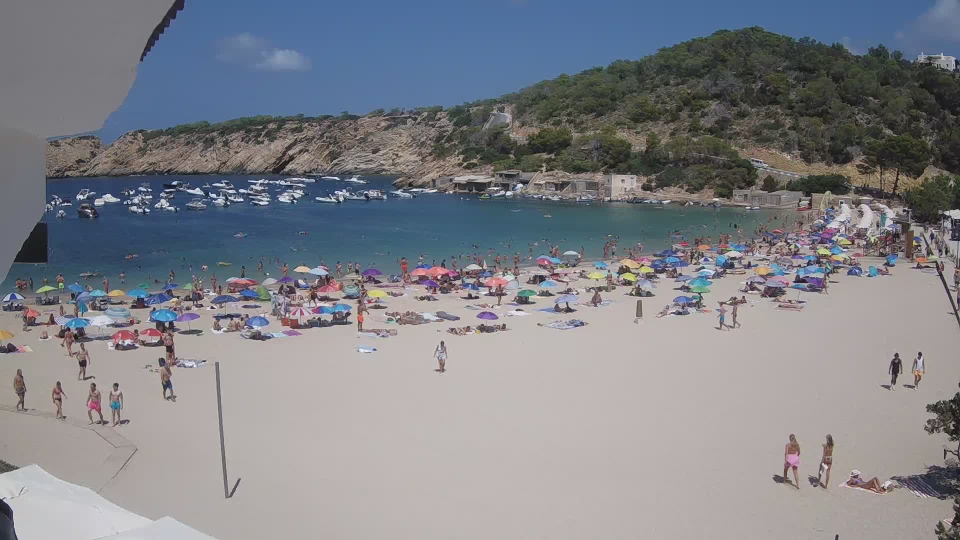
#> input picture data/images/5.jpg, 1920 x 1080 px (shown at 1/2 size)
$ jupyter execute Connected_Component_Approach.ipynb
#> lines starting #> are read from the running program, lines starting #| are printed output that depends on the picture; after the words box and inside, x2 and y2 are one past the last pixel; in counts of white or black regions, pixels touching at a corner belong together
### src/Utils.py

import numpy as np
import cv2
import pandas as pd
import matplotlib.pyplot as plt


# [166 lines left out: functions preprocess_image, binarize_by_thresholding, binarize_by_hysteresis, substract_empty_beach, background_subtraction, apply_morphological_operations, not called in this run]

def non_max_suppression(boxes, overlapThresh):
    # if there are no boxes, return an empty list
    if len(boxes) == 0:
        return []
    # initialize the list of picked indexes
    pick = []
    # grab the coordinates of the bounding boxes
    x1 = boxes[:, 0]
    y1 = boxes[:, 1]
    x2 = boxes[:, 0] + boxes[:, 2]
    y2 = boxes[:, 1] + boxes[:, 3]
    # compute the area of the bounding boxes
    area = boxes[:, 2] * boxes[:, 3]
    # sort the bounding boxes by the bottom-right y-coordinate of the bounding box
    idxs = np.argsort(y2)
    # keep looping while some indexes still remain in the indexes list
    while len(idxs) > 0:
        # grab the last index in the indexes list and add the index value to the list of picked indexes
        last = len(idxs) - 1
        i = idxs[last]
        pick.append(i)
        # find the largest (x, y) coordinates for the start of the bounding box and the smallest (x, y) coordinates for the end of the bounding box
        xx1 = np.maximum(x1[i], x1[idxs[:last]])
        yy1 = np.maximum(y1[i], y1[idxs[:last]])
        xx2 = np.minimum(x2[i], x2[idxs[:last]])
        yy2 = np.minimum(y2[i], y2[idxs[:last]])
        # find the width and height of the bounding box
        w = np.maximum(0, xx2 - xx1 + 1)
        h = np.maximum(0, yy2 - yy1 + 1)
        # compute the ratio of overlap
        overlap = (w * h) / area[idxs[:last]]
        # delete all indexes from the index list that have sufficient overlap
        idxs = np.delete(idxs, np.concatenate(([last], np.where(overlap > overlapThresh)[0])))
    # return only the bounding boxes that were picked
    return boxes[pick]

def post_process_image(image, stats, centroids, nms_threshold=0.5):

    df = pd.DataFrame(stats, columns=['left', 'top', 'width', 'height', 'area'])
    df = df.iloc[1:]  # Remove the first row (background)
    centroids= centroids[1:]  # Remove the first row (background)

    points = [(0, 603), (129, 593), (249, 582), (339, 577) , (425, 573), (538, 566), (666, 560),(784, 551), (902, 542), (1056, 534), (1189, 522), (1292, 513), (1403, 502), (1488, 483), (1558, 470), (1610, 455), (1625, 440), (1614, 425)]

    # fit a curve to the points
    shoreline = np.poly1d(np.polyfit([p[0] for p in points], [p[1] for p in points], 2))

    # Filter out small objects  if the area is less than 80 pixels and the centroid is below the curve above the curve the objects can be smaller
    df = df[
    ((df['area'] > 80) | (centroids[:, 1] < shoreline(centroids[:, 0])))  # Keep small objects above the shoreline
    & ~((df['area'] > 500) & (centroids[:, 1] < shoreline(centroids[:, 0])))  # Filter out large objects above the shoreline
    ]

    # Filter out objects where the ratio of hight to width is greater than 5
    df = df[((df['height'] / df['width']) < 8) & ((df['width'] / df['height']) < 2)]

    # Filter out big objects where either the width or height is greater than 150 pixels
    df = df[(df['width'] < 150) & (df['height'] < 150)]

    # Remove static foreground in lower left and right corners
    df = df[~((df['top'] > 900) & (df['left'] < 125))]
    df = df[~((df['top'] > 750) & (df['left'] > 1800))]

    # Non maximum suppression
    boxes = df[['left', 'top', 'width', 'height']].values
    boxes = non_max_suppression(boxes, nms_threshold)

    return boxes

# [32 lines left out: functions draw_result, print_evaluation, not called in this run]


### Connected_Component_Approach.ipynb
[cell 1]
import cv2
import matplotlib.pyplot as plt
import sys
import os
import numpy as np
import pandas as pd


# Add the 'src' directory to the Python path
sys.path.append(os.path.join(os.getcwd(), 'src'))
import Evaluator
import Utils

[cell 2]
# parameters for bright images
# smoothing kernel size 5, clahe== true

[cell 3]
image_nr ="5"

[cell 4]
# Load the image
beach_occupied = cv2.imread("data/images/"+image_nr+".jpg")
#> beach_occupied is the input picture: shape (1080, 1920, 3); mean B, G, R 136.4, 129.9, 127.9
# convert to RGB
beach_occupied = cv2.cvtColor(beach_occupied, cv2.COLOR_BGR2RGB)
# convert to grayscale
beach_occupied_gray = cv2.cvtColor(beach_occupied, cv2.COLOR_BGR2GRAY)

# remove noise
beach_occupied_gray_smoothed = cv2.GaussianBlur(beach_occupied_gray, (5, 5), 0)

# plot image
plt.figure(figsize=(12, 6))
plt.imshow(beach_occupied_gray_smoothed, cmap='gray')

plt.show()

[cell 5]
def boustrophedon_moving_average(image, pct):
    """
    Apply the moving average algorithm with boustrophedon scanning to a grayscale image.

    Parameters:
        image (numpy.ndarray): The input grayscale image as a 2D array.
        pct (float): Percentage threshold for deciding black or white pixel.

    Returns:
        numpy.ndarray: A binary image (2D array) with pixels set to black or white.
    """
#> called with pct = 20
    # Ensure input is a 2D grayscale image
    if len(image.shape) != 2:
        raise ValueError("Input image must be a 2D grayscale image.")

    # Dimensions of the image
    rows, cols = image.shape

    # Initialize moving average to 127 * n
    n = cols // 8
    M = 127 * n

    # Create output binary image
    output_image = np.zeros_like(image, dtype=np.uint8)

    # Define threshold multiplier based on percentage
    threshold_multiplier = (100 - pct) / 100

    # Implement boustrophedon scanning
    for i in range(rows):
        # Determine the direction of scanning (normal or reversed)
        if i % 2 == 0:  # Even row: left to right
            col_range = range(cols)
        else:  # Odd row: right to left
            col_range = range(cols - 1, -1, -1)

        for j in col_range:
            # Get the pixel intensity
            g_ij = image[i, j]

            # Compute the threshold
            threshold = (M / n) * threshold_multiplier

            # Apply threshold to determine binary output
            if g_ij < threshold:
                output_image[i, j] = 0  # Set to black
            else:
                output_image[i, j] = 255  # Set to white

            # Update moving average
            M = M - (M / n) + g_ij
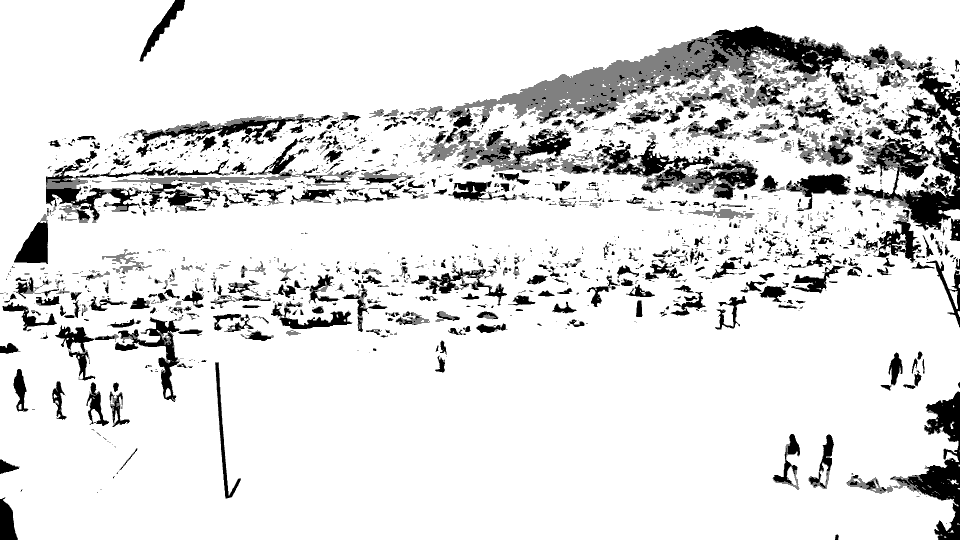
#> output_image: shape (1080, 1920) (shown at 1/2 size); 87.7% white; 4143 black regions (3405 under 20 px), largest, box (x1, y1, x2, y2) and area: (1152, 51, 1865, 169) 22485, (1708, 228, 1920, 461) 17156, (1190, 280, 1517, 399) 12678
#> after the loop, M = 42288.8

    return output_image

[cell 6]
# apply background extraction
beach_occupied_background = boustrophedon_moving_average(beach_occupied_gray_smoothed, 20)

# plot binary image
plt.figure(figsize=(12, 6))
plt.imshow(beach_occupied_background, cmap='gray')
plt.show()

[cell 7]
def binarize_by_thresholding(img: np.ndarray, threshold: float) -> np.ndarray:
    """Returns a binary version of the image by applying a thresholding operation."""
    # YOUR CODE HERE:
    #   ...
    return (img >= threshold)*255

[cell 8]
def binarize_by_hysteresis(img: np.ndarray, low_threshold: float, high_threshold: float) -> np.ndarray:
    """Returns a binary version of the image by applying a hysteresis operation."""
    out = np.zeros_like(img)
    binary_img = binarize_by_thresholding(img, low_threshold)
    _, label_img = cv2.connectedComponents(binary_img.astype('uint8'))
    labels = np.unique(label_img)
    for label in labels:
        # YOUR CODE HERE:
        #   See `np.any(...)` and `np.all(...)`.
        #   ...
        if label == 0:
            # Ignore label of background
            pass
        elif np.any(img[label_img == label] >= high_threshold):
            out[label_img == label] = 255
    return out

[cell 9]
# load empty beach image
empty_beach = cv2.imread("data/images/0_empty.jpg")
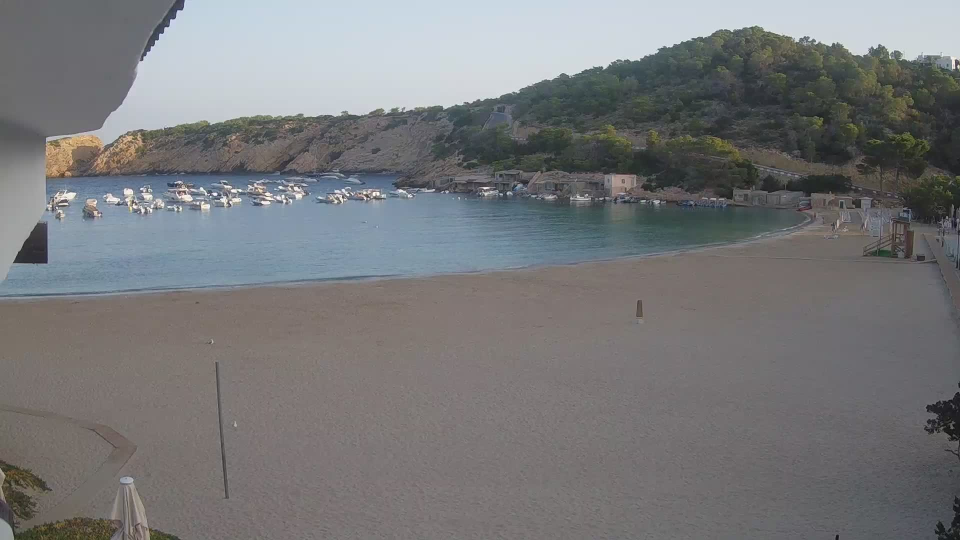
#> input picture data/images/0_empty.jpg, 1920 x 1080 px (shown at 1/2 size)
#> empty_beach is the input picture: shape (1080, 1920, 3); mean B, G, R 121.9, 120.3, 119.4
# convert to binary image with histeresis method
empty_beach = cv2.cvtColor(empty_beach, cv2.COLOR_BGR2GRAY)
#> empty_beach: shape (1080, 1920)
#
# apply clahe to improve contrast
clahe = cv2.createCLAHE(clipLimit=2.0, tileGridSize=(8, 8))
empty_beach = clahe.apply(empty_beach)
empty_beach = cv2.GaussianBlur(empty_beach, (5, 5), 0)
empty_beach = binarize_by_hysteresis(empty_beach, 80, 150)
#> in binarize_by_hysteresis, `_, label_img = cv2.connectedComponents(binary_img.astype('uint8'))`:
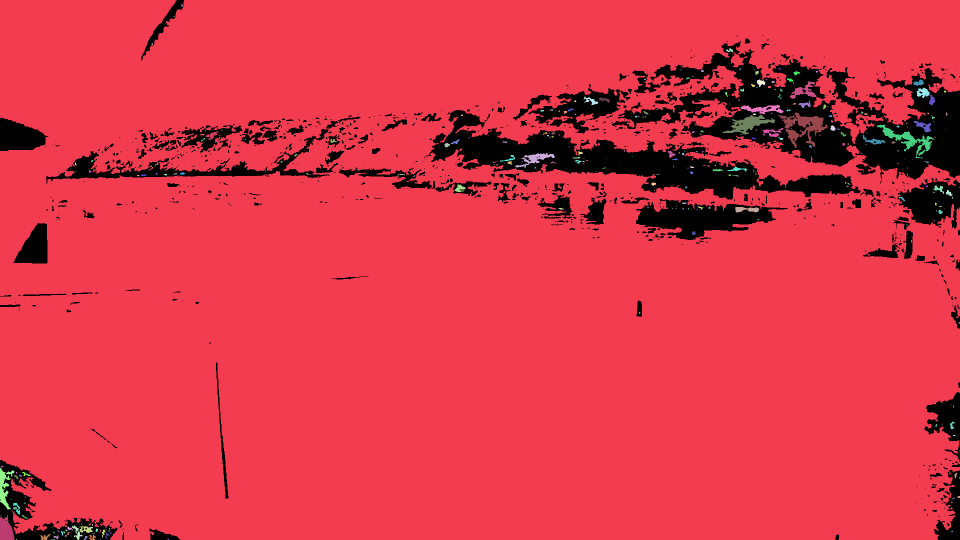
#> label_img: shape (1080, 1920) int32 (shown at 1/2 size); 336 distinct labels, from 0 to 335; one colour per label, 0 black
#> in binarize_by_hysteresis, `labels = np.unique(label_img)`: labels = 336 values from 0 to 335

# apply erosion to remove noise
kernel = np.ones((5, 5), np.uint8)
empty_beach = cv2.erode(empty_beach, kernel, iterations=1)


# plot binary image
plt.figure(figsize=(12, 6))
plt.imshow(empty_beach, cmap='gray')
plt.show()

[cell 10]
# set all pixels that are 0 in the beach_occupied_background and 0 in the empty_beach to 255 leaving the rest as 255
beach_occupied_foreground = np.where((beach_occupied_background == 0) & (empty_beach == 0), 255, beach_occupied_background)


# plot binary image
plt.figure(figsize=(12, 6))
plt.imshow(beach_occupied_foreground, cmap='gray')
plt.show()

[cell 11]
# set all pixes which have a lower y coordinate than 450 to white
beach_no_background=beach_occupied_foreground .copy()

beach_no_background[0:450,:]=255

# plot binary image
plt.figure(figsize=(12, 6))
plt.imshow(beach_no_background, cmap='gray')
plt.show()

[cell 12]
# apply opening for pixels in a y range of 420 and 700
# Select the region of interest (ROI) from row 420 to 700
kernel_dilate = np.ones((3, 3), np.uint8)
roi_dilate = beach_no_background[438:600, :]

# Apply dilation to fill in the gaps
roi_dilated = cv2.erode(roi_dilate, kernel_dilate, iterations=1)

kernel_open = np.ones((5, 5), np.uint8)

roi_open = beach_no_background[700:1080, :]
roi_opened = cv2.morphologyEx(roi_open, cv2.MORPH_OPEN, kernel_open, iterations=1)

# add the dilated roi back to the image

beach_no_background[438:600, :] = roi_dilated
beach_no_background[700:1080, :] = roi_opened


# plot binary image
plt.figure(figsize=(12, 6))
plt.imshow(beach_no_background, cmap='gray')
plt.show()

[cell 13]
# switch black and white
beach_no_background = cv2.bitwise_not(beach_no_background)
# plot
plt.figure(figsize=(12, 6))
plt.imshow(beach_no_background, cmap='gray')
plt.show()

[cell 14]
# smooth the image
beach_no_background_smoothed = cv2.GaussianBlur(beach_no_background, (3, 3), 0)

# plot binary image
plt.figure(figsize=(12, 6))
plt.imshow(beach_no_background_smoothed, cmap='gray')
plt.show()

[cell 15]
# find connected components with stats
num_labels, labels_im, stats, centroids = cv2.connectedComponentsWithStats(beach_no_background_smoothed, connectivity=8)
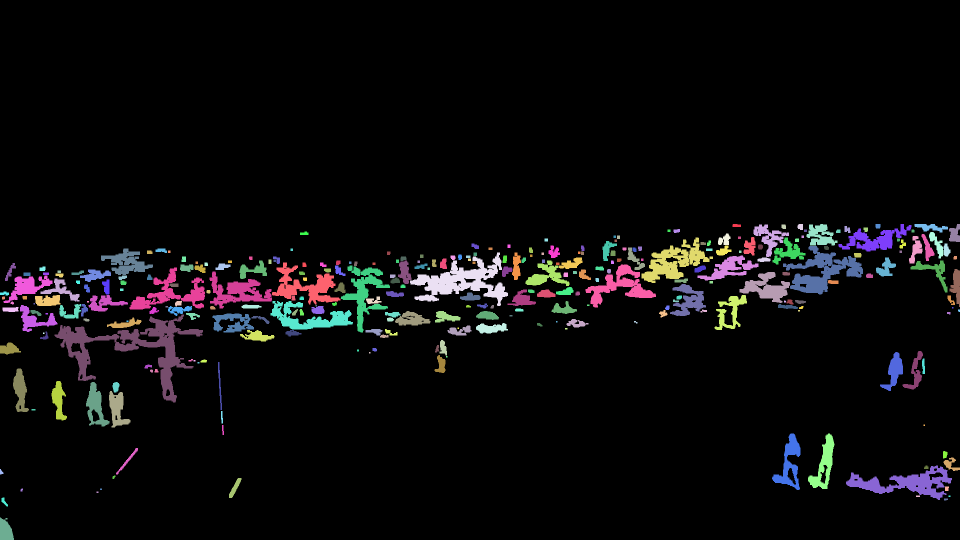
#> labels_im: shape (1080, 1920) int32 (shown at 1/2 size); 297 distinct labels, from 0 to 296; one colour per label, 0 black
#> num_labels = 297; stats = 297 rows, first 6: [0, 0, 1920, 1080, 1924365], [1465, 448, 17, 6, 94], [1507, 449, 71, 65, 1644], [1563, 449, 9, 9, 75], [1595, 448, 11, 12, 115], [1613, 448, 62, 43, 1572]; centroids = 297 pairs, first value 2.14 to 1917.6, second value 450.7 to 1061

# plot connected components
plt.figure(figsize=(12, 6))
plt.imshow(labels_im, cmap='tab20b')
plt.show()

#print number of connected components
print("Number of connected components: ", num_labels)
#| Number of connected components:  297

[cell 16]
# create a dataframe with the connected components

df = pd.DataFrame(stats, columns=['left', 'top', 'width', 'height', 'area'])
#> df = table of 297 rows and 5 columns

# remove the first row which is the background
df = df.iloc[1:]
#> df = table of 296 rows and 5 columns

[cell 17]
# plot the bounding boxes of each connected component
plt.figure(figsize=(12, 6))
plt.imshow(beach_occupied)
# print how many connected components are found
print("Number of connected components: ", len(df))
#| Number of connected components:  296
for i, row in df.iterrows():
    x, y, w, h = row[['left', 'top', 'width', 'height']]
    plt.gca().add_patch(plt.Rectangle((x, y), w, h, edgecolor='red', facecolor='none'))
#> this loop made 296 passes
#> (x, y, w, h) on passes 1 to 3: (1465, 448, 17, 6), (1507, 449, 71, 65), (1563, 449, 9, 9)

plt.show()
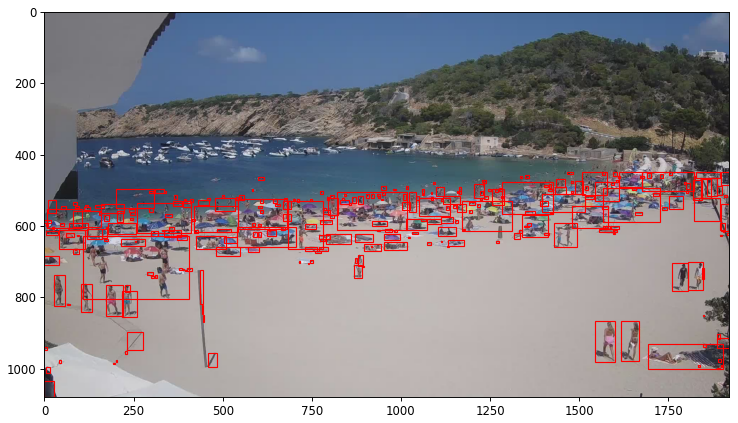
#> figure drawn by matplotlib, 1 panel

[cell 18]
points = [(0, 603), (129, 593), (249, 582), (339, 577) , (425, 573), (538, 566), (666, 560),(784, 551), (902, 542), (1056, 534), (1189, 522), (1292, 513), (1403, 502), (1488, 483), (1558, 470), (1610, 455), (1625, 440), (1614, 425)]

# fit a curve to the points
curve = np.poly1d(np.polyfit([p[0] for p in points], [p[1] for p in points], 2))

[cell 19]
# post process the connected components

boxes = Utils.post_process_image(beach_occupied,stats, centroids, nms_threshold=0.5)
#> in post_process_image, `df = pd.DataFrame(stats, columns=['left', 'top', 'width', 'height', 'a..`: df = table of 297 rows and 5 columns
#> in post_process_image, `df = df.iloc[1:]`: df = table of 296 rows and 5 columns
#> in post_process_image, `centroids= centroids[1:]`: centroids = 296 pairs, first value 2.14 to 1917.6, second value 450.7 to 1061
#> in post_process_image, `df = df[ ((df['area'] > 80) | (centroids[:, 1] < shoreline(centroids[:..`: df = table of 204 rows and 5 columns
#> in post_process_image, `df = df[((df['height'] / df['width']) < 8) & ((df['width'] / df['heigh..`: df = table of 152 rows and 5 columns
#> in post_process_image, `df = df[(df['width'] < 150) & (df['height'] < 150)]`: df = table of 148 rows and 5 columns
#> in post_process_image, `df = df[~((df['top'] > 900) & (df['left'] < 125))]`: df = table of 146 rows and 5 columns
#> in post_process_image, `df = df[~((df['top'] > 750) & (df['left'] > 1800))]`: df = table of 144 rows and 5 columns
#> in post_process_image, `boxes = df[['left', 'top', 'width', 'height']].values`: boxes = 144 rows, first 6: [1507, 449, 71, 65], [1563, 449, 9, 9], [1595, 448, 11, 12], [1613, 448, 62, 43], [1751, 448, 10, 9], [1898, 448, 22, 36]
#> in non_max_suppression, `x1 = boxes[:, 0]`: x1 = 144 values, max 1899 at index 90, min 0 at index 128, mean 920.2
#> in non_max_suppression, `y1 = boxes[:, 1]`: y1 = 144 values, max 956 at index 143, min 448 at index 2, mean 553.8
#> in non_max_suppression, `x2 = boxes[:, 0] + boxes[:, 2]`: x2 = 144 values, max 1920 at index 5, min 32 at index 78, mean 944
#> in non_max_suppression, `y2 = boxes[:, 1] + boxes[:, 3]`: y2 = 144 values, max 996 at index 143, min 457 at index 4, mean 578.8
#> in non_max_suppression, `area = boxes[:, 2] * boxes[:, 3]`: area = 144 values, max 13132 at index 83, min 25 at index 12, mean 1168.1
#> in non_max_suppression, `idxs = np.argsort(y2)`: idxs = 144 values, max 143 at index 143, min 0 at index 35, mean 71.5
#> the loop in non_max_suppression, `while len(idxs) > 0:` made 123 passes
#> (last, i) on passes 1 to 4: (143, 143), (142, 140), (141, 141), (140, 142)
#> after the loop in non_max_suppression, `while len(idxs) > 0:`: idxs = empty array; pick = 123 values, max 143 at index 0, min 0 at index 91, mean 70.19
#> in post_process_image, `boxes = non_max_suppression(boxes, nms_threshold)`: boxes = 123 rows, first 6: [458, 956, 25, 40], [1544, 867, 57, 113], [1616, 867, 53, 111], [232, 896, 44, 53], [218, 782, 43, 73], [172, 764, 47, 89]

# plot the bounding boxes of each connected component
plt.figure(figsize=(12, 6))
plt.imshow(beach_occupied)
# print how many connected components are found
print("Number of connected components: ", len(boxes))
#| Number of connected components:  123
for box in boxes:
    x, y, w, h = box
    plt.gca().add_patch(plt.Rectangle((x, y), w, h, edgecolor='red', facecolor='none'))
#> this loop made 123 passes
plt.plot(range(0, 1700), curve(range(0, 1700)), 'b-')
plt.show()
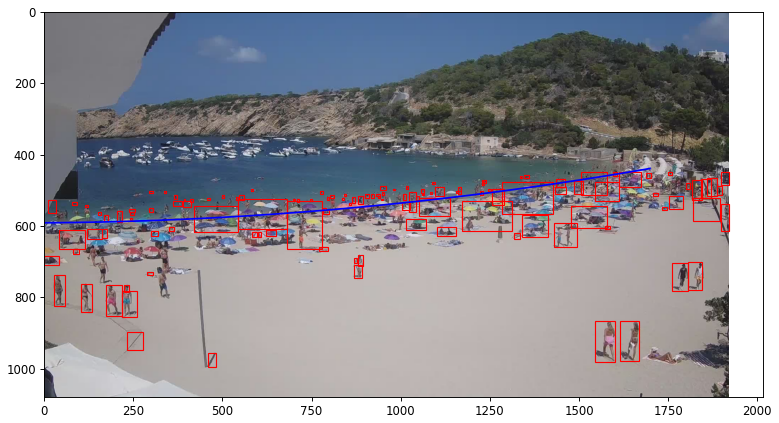
#> figure drawn by matplotlib, 1 panel
